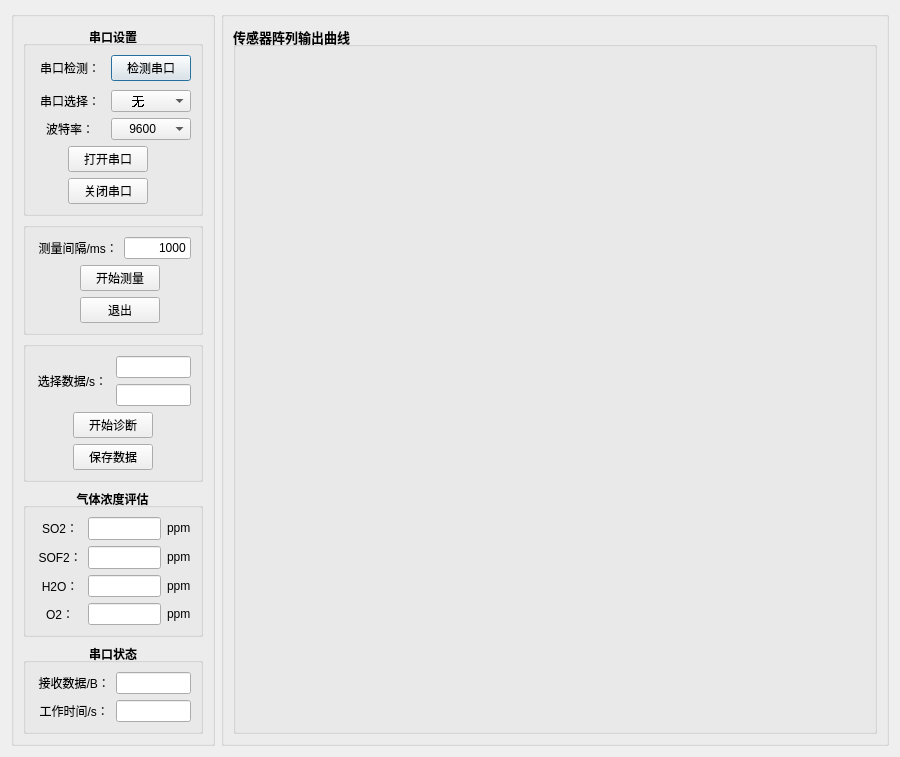
<?xml version="1.0" encoding="UTF-8"?>
<ui version="4.0">
 <class>Form</class>
 <widget class="QWidget" name="Form">
  <property name="geometry">
   <rect>
    <x>0</x>
    <y>0</y>
    <width>900</width>
    <height>665</height>
   </rect>
  </property>
  <property name="sizePolicy">
   <sizepolicy hsizetype="Fixed" vsizetype="Fixed">
    <horstretch>0</horstretch>
    <verstretch>0</verstretch>
   </sizepolicy>
  </property>
  <property name="font">
   <font>
    <weight>50</weight>
    <bold>false</bold>
   </font>
  </property>
  <property name="windowTitle">
   <string>SF6分解物评估上位机</string>
  </property>
  <property name="autoFillBackground">
   <bool>false</bool>
  </property>
  <layout class="QHBoxLayout" name="horizontalLayout">
   <item>
    <widget class="QGroupBox" name="groupBox_9">
     <property name="sizePolicy">
      <sizepolicy hsizetype="Expanding" vsizetype="Expanding">
       <horstretch>1</horstretch>
       <verstretch>0</verstretch>
      </sizepolicy>
     </property>
     <property name="title">
      <string/>
     </property>
     <layout class="QVBoxLayout" name="verticalLayout_4">
      <item>
       <widget class="QGroupBox" name="groupBox_8">
        <property name="sizePolicy">
         <sizepolicy hsizetype="Expanding" vsizetype="Fixed">
          <horstretch>0</horstretch>
          <verstretch>0</verstretch>
         </sizepolicy>
        </property>
        <property name="font">
         <font>
          <pointsize>9</pointsize>
          <weight>75</weight>
          <bold>true</bold>
         </font>
        </property>
        <property name="title">
         <string>串口设置</string>
        </property>
        <property name="alignment">
         <set>Qt::AlignCenter</set>
        </property>
        <layout class="QVBoxLayout" name="verticalLayout_2">
         <item>
          <layout class="QGridLayout" name="gridLayout_4">
           <item row="2" column="0" colspan="2">
            <widget class="QLabel" name="s1__lb_2">
             <property name="sizePolicy">
              <sizepolicy hsizetype="Expanding" vsizetype="Preferred">
               <horstretch>1</horstretch>
               <verstretch>0</verstretch>
              </sizepolicy>
             </property>
             <property name="font">
              <font>
               <pointsize>9</pointsize>
               <weight>50</weight>
               <bold>false</bold>
              </font>
             </property>
             <property name="text">
              <string>串口选择：</string>
             </property>
             <property name="alignment">
              <set>Qt::AlignCenter</set>
             </property>
            </widget>
           </item>
           <item row="2" column="2" colspan="2">
            <widget class="QComboBox" name="serialportnum">
             <property name="sizePolicy">
              <sizepolicy hsizetype="Expanding" vsizetype="Fixed">
               <horstretch>1</horstretch>
               <verstretch>0</verstretch>
              </sizepolicy>
             </property>
             <property name="font">
              <font>
               <pointsize>9</pointsize>
               <weight>50</weight>
               <bold>false</bold>
               <stylestrategy>NoAntialias</stylestrategy>
               <kerning>true</kerning>
              </font>
             </property>
             <property name="contextMenuPolicy">
              <enum>Qt::CustomContextMenu</enum>
             </property>
             <property name="editable">
              <bool>false</bool>
             </property>
             <property name="currentText">
              <string>     无</string>
             </property>
             <property name="sizeAdjustPolicy">
              <enum>QComboBox::AdjustToContents</enum>
             </property>
             <property name="minimumContentsLength">
              <number>0</number>
             </property>
             <item>
              <property name="text">
               <string>     无</string>
              </property>
             </item>
            </widget>
           </item>
           <item row="5" column="1" colspan="2">
            <widget class="QPushButton" name="close_button">
             <property name="sizePolicy">
              <sizepolicy hsizetype="Expanding" vsizetype="Fixed">
               <horstretch>1</horstretch>
               <verstretch>0</verstretch>
              </sizepolicy>
             </property>
             <property name="font">
              <font>
               <pointsize>9</pointsize>
               <weight>50</weight>
               <bold>false</bold>
              </font>
             </property>
             <property name="text">
              <string>关闭串口</string>
             </property>
            </widget>
           </item>
           <item row="4" column="3">
            <spacer name="horizontalSpacer_11">
             <property name="orientation">
              <enum>Qt::Horizontal</enum>
             </property>
             <property name="sizeHint" stdset="0">
              <size>
               <width>40</width>
               <height>20</height>
              </size>
             </property>
            </spacer>
           </item>
           <item row="3" column="2" colspan="2">
            <widget class="QComboBox" name="baudrate">
             <property name="sizePolicy">
              <sizepolicy hsizetype="Expanding" vsizetype="Fixed">
               <horstretch>1</horstretch>
               <verstretch>0</verstretch>
              </sizepolicy>
             </property>
             <property name="font">
              <font>
               <pointsize>9</pointsize>
               <weight>50</weight>
               <bold>false</bold>
              </font>
             </property>
             <property name="sizeAdjustPolicy">
              <enum>QComboBox::AdjustToMinimumContentsLength</enum>
             </property>
             <property name="iconSize">
              <size>
               <width>16</width>
               <height>16</height>
              </size>
             </property>
             <property name="duplicatesEnabled">
              <bool>false</bool>
             </property>
             <item>
              <property name="text">
               <string>    9600</string>
              </property>
             </item>
             <item>
              <property name="text">
               <string>    2400</string>
              </property>
             </item>
             <item>
              <property name="text">
               <string>    4800</string>
              </property>
             </item>
             <item>
              <property name="text">
               <string>    12800</string>
              </property>
             </item>
             <item>
              <property name="text">
               <string>    14400</string>
              </property>
             </item>
             <item>
              <property name="text">
               <string>    19200</string>
              </property>
             </item>
             <item>
              <property name="text">
               <string>    38400</string>
              </property>
             </item>
             <item>
              <property name="text">
               <string>    57600</string>
              </property>
             </item>
             <item>
              <property name="text">
               <string>    115200</string>
              </property>
             </item>
            </widget>
           </item>
           <item row="3" column="0" colspan="2">
            <widget class="QLabel" name="s1__lb_3">
             <property name="sizePolicy">
              <sizepolicy hsizetype="Expanding" vsizetype="Preferred">
               <horstretch>1</horstretch>
               <verstretch>0</verstretch>
              </sizepolicy>
             </property>
             <property name="font">
              <font>
               <pointsize>9</pointsize>
               <weight>50</weight>
               <bold>false</bold>
              </font>
             </property>
             <property name="text">
              <string>波特率：</string>
             </property>
             <property name="alignment">
              <set>Qt::AlignCenter</set>
             </property>
            </widget>
           </item>
           <item row="4" column="0">
            <spacer name="horizontalSpacer_10">
             <property name="orientation">
              <enum>Qt::Horizontal</enum>
             </property>
             <property name="sizeHint" stdset="0">
              <size>
               <width>40</width>
               <height>20</height>
              </size>
             </property>
            </spacer>
           </item>
           <item row="4" column="1" colspan="2">
            <widget class="QPushButton" name="open_button">
             <property name="sizePolicy">
              <sizepolicy hsizetype="Expanding" vsizetype="Fixed">
               <horstretch>1</horstretch>
               <verstretch>0</verstretch>
              </sizepolicy>
             </property>
             <property name="font">
              <font>
               <pointsize>9</pointsize>
               <weight>50</weight>
               <bold>false</bold>
              </font>
             </property>
             <property name="text">
              <string>打开串口</string>
             </property>
            </widget>
           </item>
           <item row="0" column="2" colspan="2">
            <widget class="QPushButton" name="checkserialport">
             <property name="sizePolicy">
              <sizepolicy hsizetype="Expanding" vsizetype="Fixed">
               <horstretch>1</horstretch>
               <verstretch>0</verstretch>
              </sizepolicy>
             </property>
             <property name="font">
              <font>
               <pointsize>9</pointsize>
               <weight>50</weight>
               <bold>false</bold>
              </font>
             </property>
             <property name="text">
              <string>检测串口</string>
             </property>
             <property name="autoRepeatInterval">
              <number>100</number>
             </property>
             <property name="default">
              <bool>true</bool>
             </property>
            </widget>
           </item>
           <item row="1" column="0" colspan="4">
            <spacer name="verticalSpacer_2">
             <property name="orientation">
              <enum>Qt::Vertical</enum>
             </property>
             <property name="sizeType">
              <enum>QSizePolicy::Fixed</enum>
             </property>
             <property name="sizeHint" stdset="0">
              <size>
               <width>20</width>
               <height>3</height>
              </size>
             </property>
            </spacer>
           </item>
           <item row="0" column="0" colspan="2">
            <widget class="QLabel" name="s1__lb_1">
             <property name="sizePolicy">
              <sizepolicy hsizetype="Preferred" vsizetype="Fixed">
               <horstretch>1</horstretch>
               <verstretch>0</verstretch>
              </sizepolicy>
             </property>
             <property name="font">
              <font>
               <pointsize>9</pointsize>
               <weight>50</weight>
               <bold>false</bold>
              </font>
             </property>
             <property name="text">
              <string>串口检测：</string>
             </property>
             <property name="alignment">
              <set>Qt::AlignCenter</set>
             </property>
            </widget>
           </item>
          </layout>
         </item>
        </layout>
       </widget>
      </item>
      <item>
       <widget class="QGroupBox" name="groupBox">
        <property name="sizePolicy">
         <sizepolicy hsizetype="Expanding" vsizetype="Fixed">
          <horstretch>0</horstretch>
          <verstretch>0</verstretch>
         </sizepolicy>
        </property>
        <property name="title">
         <string/>
        </property>
        <layout class="QVBoxLayout" name="verticalLayout">
         <item>
          <layout class="QGridLayout" name="gridLayout">
           <item row="0" column="0" colspan="2">
            <widget class="QLabel" name="label_3">
             <property name="sizePolicy">
              <sizepolicy hsizetype="Expanding" vsizetype="Fixed">
               <horstretch>1</horstretch>
               <verstretch>0</verstretch>
              </sizepolicy>
             </property>
             <property name="text">
              <string> 测量间隔/ms：</string>
             </property>
             <property name="alignment">
              <set>Qt::AlignCenter</set>
             </property>
            </widget>
           </item>
           <item row="0" column="2" colspan="2">
            <widget class="QLineEdit" name="lineEdit_time_interval">
             <property name="text">
              <string>1000</string>
             </property>
             <property name="alignment">
              <set>Qt::AlignRight|Qt::AlignTrailing|Qt::AlignVCenter</set>
             </property>
            </widget>
           </item>
           <item row="3" column="1" colspan="2">
            <widget class="QPushButton" name="quit_Button">
             <property name="sizePolicy">
              <sizepolicy hsizetype="Expanding" vsizetype="Fixed">
               <horstretch>1</horstretch>
               <verstretch>0</verstretch>
              </sizepolicy>
             </property>
             <property name="font">
              <font>
               <pointsize>9</pointsize>
              </font>
             </property>
             <property name="text">
              <string>退出</string>
             </property>
            </widget>
           </item>
           <item row="1" column="1" colspan="2">
            <widget class="QPushButton" name="start_measure_button">
             <property name="sizePolicy">
              <sizepolicy hsizetype="Expanding" vsizetype="Fixed">
               <horstretch>1</horstretch>
               <verstretch>0</verstretch>
              </sizepolicy>
             </property>
             <property name="text">
              <string>开始测量</string>
             </property>
            </widget>
           </item>
           <item row="3" column="0">
            <spacer name="horizontalSpacer">
             <property name="orientation">
              <enum>Qt::Horizontal</enum>
             </property>
             <property name="sizeHint" stdset="0">
              <size>
               <width>40</width>
               <height>20</height>
              </size>
             </property>
            </spacer>
           </item>
           <item row="3" column="3">
            <spacer name="horizontalSpacer_2">
             <property name="orientation">
              <enum>Qt::Horizontal</enum>
             </property>
             <property name="sizeHint" stdset="0">
              <size>
               <width>40</width>
               <height>20</height>
              </size>
             </property>
            </spacer>
           </item>
          </layout>
         </item>
        </layout>
       </widget>
      </item>
      <item>
       <widget class="QGroupBox" name="groupBox_6">
        <property name="sizePolicy">
         <sizepolicy hsizetype="Expanding" vsizetype="Fixed">
          <horstretch>0</horstretch>
          <verstretch>0</verstretch>
         </sizepolicy>
        </property>
        <property name="title">
         <string/>
        </property>
        <layout class="QGridLayout" name="gridLayout_8">
         <item row="0" column="0">
          <layout class="QGridLayout" name="gridLayout_7">
           <item row="2" column="1" colspan="2">
            <widget class="QPushButton" name="svm_eval_button">
             <property name="sizePolicy">
              <sizepolicy hsizetype="Minimum" vsizetype="Fixed">
               <horstretch>0</horstretch>
               <verstretch>0</verstretch>
              </sizepolicy>
             </property>
             <property name="text">
              <string>开始诊断</string>
             </property>
            </widget>
           </item>
           <item row="3" column="1" colspan="2">
            <widget class="QPushButton" name="savedata_button">
             <property name="sizePolicy">
              <sizepolicy hsizetype="Minimum" vsizetype="Fixed">
               <horstretch>0</horstretch>
               <verstretch>0</verstretch>
              </sizepolicy>
             </property>
             <property name="text">
              <string>保存数据</string>
             </property>
            </widget>
           </item>
           <item row="3" column="3">
            <spacer name="horizontalSpacer_9">
             <property name="orientation">
              <enum>Qt::Horizontal</enum>
             </property>
             <property name="sizeHint" stdset="0">
              <size>
               <width>40</width>
               <height>20</height>
              </size>
             </property>
            </spacer>
           </item>
           <item row="1" column="2" colspan="2">
            <widget class="QLineEdit" name="lineEdit_endcoordinate">
             <property name="sizePolicy">
              <sizepolicy hsizetype="Expanding" vsizetype="Fixed">
               <horstretch>0</horstretch>
               <verstretch>0</verstretch>
              </sizepolicy>
             </property>
             <property name="alignment">
              <set>Qt::AlignRight|Qt::AlignTrailing|Qt::AlignVCenter</set>
             </property>
            </widget>
           </item>
           <item row="0" column="0" rowspan="2" colspan="2">
            <widget class="QLabel" name="label_5">
             <property name="sizePolicy">
              <sizepolicy hsizetype="Expanding" vsizetype="Fixed">
               <horstretch>1</horstretch>
               <verstretch>0</verstretch>
              </sizepolicy>
             </property>
             <property name="text">
              <string>选择数据/s：</string>
             </property>
             <property name="alignment">
              <set>Qt::AlignCenter</set>
             </property>
            </widget>
           </item>
           <item row="0" column="2" colspan="2">
            <widget class="QLineEdit" name="lineEdit_startcoordinate">
             <property name="sizePolicy">
              <sizepolicy hsizetype="Expanding" vsizetype="Fixed">
               <horstretch>1</horstretch>
               <verstretch>0</verstretch>
              </sizepolicy>
             </property>
             <property name="sizeIncrement">
              <size>
               <width>0</width>
               <height>0</height>
              </size>
             </property>
             <property name="alignment">
              <set>Qt::AlignRight|Qt::AlignTrailing|Qt::AlignVCenter</set>
             </property>
            </widget>
           </item>
           <item row="3" column="0">
            <spacer name="horizontalSpacer_8">
             <property name="orientation">
              <enum>Qt::Horizontal</enum>
             </property>
             <property name="sizeHint" stdset="0">
              <size>
               <width>40</width>
               <height>20</height>
              </size>
             </property>
            </spacer>
           </item>
          </layout>
         </item>
        </layout>
       </widget>
      </item>
      <item>
       <widget class="QGroupBox" name="groupBox_3">
        <property name="sizePolicy">
         <sizepolicy hsizetype="Expanding" vsizetype="Fixed">
          <horstretch>0</horstretch>
          <verstretch>0</verstretch>
         </sizepolicy>
        </property>
        <property name="font">
         <font>
          <weight>75</weight>
          <bold>true</bold>
         </font>
        </property>
        <property name="title">
         <string>气体浓度评估</string>
        </property>
        <property name="alignment">
         <set>Qt::AlignCenter</set>
        </property>
        <layout class="QVBoxLayout" name="verticalLayout_3">
         <item>
          <layout class="QGridLayout" name="gridLayout_2">
           <item row="1" column="0">
            <widget class="QLabel" name="label_6">
             <property name="sizePolicy">
              <sizepolicy hsizetype="Expanding" vsizetype="Fixed">
               <horstretch>0</horstretch>
               <verstretch>0</verstretch>
              </sizepolicy>
             </property>
             <property name="font">
              <font>
               <pointsize>9</pointsize>
               <weight>50</weight>
               <bold>false</bold>
              </font>
             </property>
             <property name="text">
              <string> SOF2：</string>
             </property>
             <property name="alignment">
              <set>Qt::AlignCenter</set>
             </property>
            </widget>
           </item>
           <item row="1" column="2">
            <widget class="QLabel" name="label_9">
             <property name="sizePolicy">
              <sizepolicy hsizetype="Expanding" vsizetype="Fixed">
               <horstretch>0</horstretch>
               <verstretch>0</verstretch>
              </sizepolicy>
             </property>
             <property name="font">
              <font>
               <pointsize>9</pointsize>
               <weight>50</weight>
               <bold>false</bold>
              </font>
             </property>
             <property name="text">
              <string>ppm</string>
             </property>
            </widget>
           </item>
           <item row="0" column="1">
            <widget class="QLineEdit" name="lineEdit_show_SO2">
             <property name="sizePolicy">
              <sizepolicy hsizetype="Expanding" vsizetype="Fixed">
               <horstretch>0</horstretch>
               <verstretch>0</verstretch>
              </sizepolicy>
             </property>
             <property name="font">
              <font>
               <pointsize>10</pointsize>
               <weight>50</weight>
               <bold>false</bold>
               <stylestrategy>PreferDefault</stylestrategy>
               <kerning>true</kerning>
              </font>
             </property>
             <property name="text">
              <string/>
             </property>
             <property name="alignment">
              <set>Qt::AlignRight|Qt::AlignTrailing|Qt::AlignVCenter</set>
             </property>
             <property name="readOnly">
              <bool>true</bool>
             </property>
            </widget>
           </item>
           <item row="0" column="2">
            <widget class="QLabel" name="label_8">
             <property name="sizePolicy">
              <sizepolicy hsizetype="Expanding" vsizetype="Fixed">
               <horstretch>0</horstretch>
               <verstretch>0</verstretch>
              </sizepolicy>
             </property>
             <property name="font">
              <font>
               <pointsize>9</pointsize>
               <weight>50</weight>
               <bold>false</bold>
              </font>
             </property>
             <property name="text">
              <string>ppm</string>
             </property>
            </widget>
           </item>
           <item row="2" column="0">
            <widget class="QLabel" name="label_12">
             <property name="sizePolicy">
              <sizepolicy hsizetype="Expanding" vsizetype="Fixed">
               <horstretch>0</horstretch>
               <verstretch>0</verstretch>
              </sizepolicy>
             </property>
             <property name="font">
              <font>
               <pointsize>9</pointsize>
               <weight>50</weight>
               <bold>false</bold>
              </font>
             </property>
             <property name="text">
              <string> H2O：</string>
             </property>
             <property name="alignment">
              <set>Qt::AlignCenter</set>
             </property>
            </widget>
           </item>
           <item row="1" column="1">
            <widget class="QLineEdit" name="lineEdit_show_SOF2">
             <property name="sizePolicy">
              <sizepolicy hsizetype="Expanding" vsizetype="Fixed">
               <horstretch>0</horstretch>
               <verstretch>0</verstretch>
              </sizepolicy>
             </property>
             <property name="font">
              <font>
               <pointsize>10</pointsize>
               <weight>50</weight>
               <bold>false</bold>
              </font>
             </property>
             <property name="text">
              <string/>
             </property>
             <property name="alignment">
              <set>Qt::AlignRight|Qt::AlignTrailing|Qt::AlignVCenter</set>
             </property>
             <property name="readOnly">
              <bool>true</bool>
             </property>
            </widget>
           </item>
           <item row="3" column="1">
            <widget class="QLineEdit" name="lineEdit_show_O2">
             <property name="sizePolicy">
              <sizepolicy hsizetype="Expanding" vsizetype="Fixed">
               <horstretch>1</horstretch>
               <verstretch>1</verstretch>
              </sizepolicy>
             </property>
             <property name="font">
              <font>
               <pointsize>9</pointsize>
               <weight>50</weight>
               <bold>false</bold>
              </font>
             </property>
             <property name="text">
              <string/>
             </property>
             <property name="alignment">
              <set>Qt::AlignRight|Qt::AlignTrailing|Qt::AlignVCenter</set>
             </property>
             <property name="readOnly">
              <bool>true</bool>
             </property>
            </widget>
           </item>
           <item row="0" column="0">
            <widget class="QLabel" name="label_7">
             <property name="sizePolicy">
              <sizepolicy hsizetype="Expanding" vsizetype="Fixed">
               <horstretch>0</horstretch>
               <verstretch>0</verstretch>
              </sizepolicy>
             </property>
             <property name="font">
              <font>
               <pointsize>9</pointsize>
               <weight>50</weight>
               <bold>false</bold>
              </font>
             </property>
             <property name="text">
              <string> SO2：</string>
             </property>
             <property name="alignment">
              <set>Qt::AlignCenter</set>
             </property>
            </widget>
           </item>
           <item row="2" column="1">
            <widget class="QLineEdit" name="lineEdit_show_H2O">
             <property name="sizePolicy">
              <sizepolicy hsizetype="Expanding" vsizetype="Fixed">
               <horstretch>1</horstretch>
               <verstretch>1</verstretch>
              </sizepolicy>
             </property>
             <property name="font">
              <font>
               <pointsize>9</pointsize>
               <weight>50</weight>
               <bold>false</bold>
              </font>
             </property>
             <property name="text">
              <string/>
             </property>
             <property name="alignment">
              <set>Qt::AlignRight|Qt::AlignTrailing|Qt::AlignVCenter</set>
             </property>
             <property name="readOnly">
              <bool>true</bool>
             </property>
            </widget>
           </item>
           <item row="3" column="2">
            <widget class="QLabel" name="label_18">
             <property name="sizePolicy">
              <sizepolicy hsizetype="Expanding" vsizetype="Fixed">
               <horstretch>0</horstretch>
               <verstretch>0</verstretch>
              </sizepolicy>
             </property>
             <property name="font">
              <font>
               <pointsize>9</pointsize>
               <weight>50</weight>
               <bold>false</bold>
              </font>
             </property>
             <property name="text">
              <string>ppm</string>
             </property>
            </widget>
           </item>
           <item row="3" column="0">
            <widget class="QLabel" name="label_16">
             <property name="sizePolicy">
              <sizepolicy hsizetype="Expanding" vsizetype="Fixed">
               <horstretch>0</horstretch>
               <verstretch>0</verstretch>
              </sizepolicy>
             </property>
             <property name="font">
              <font>
               <pointsize>9</pointsize>
               <weight>50</weight>
               <bold>false</bold>
              </font>
             </property>
             <property name="text">
              <string> O2：</string>
             </property>
             <property name="alignment">
              <set>Qt::AlignCenter</set>
             </property>
            </widget>
           </item>
           <item row="2" column="2">
            <widget class="QLabel" name="label_13">
             <property name="sizePolicy">
              <sizepolicy hsizetype="Expanding" vsizetype="Fixed">
               <horstretch>0</horstretch>
               <verstretch>0</verstretch>
              </sizepolicy>
             </property>
             <property name="font">
              <font>
               <pointsize>9</pointsize>
               <weight>50</weight>
               <bold>false</bold>
              </font>
             </property>
             <property name="text">
              <string>ppm</string>
             </property>
            </widget>
           </item>
          </layout>
         </item>
        </layout>
       </widget>
      </item>
      <item>
       <widget class="QGroupBox" name="groupBox_4">
        <property name="sizePolicy">
         <sizepolicy hsizetype="Expanding" vsizetype="Fixed">
          <horstretch>0</horstretch>
          <verstretch>0</verstretch>
         </sizepolicy>
        </property>
        <property name="font">
         <font>
          <pointsize>9</pointsize>
          <weight>75</weight>
          <bold>true</bold>
         </font>
        </property>
        <property name="title">
         <string>串口状态</string>
        </property>
        <property name="alignment">
         <set>Qt::AlignCenter</set>
        </property>
        <layout class="QGridLayout" name="gridLayout_11">
         <item row="0" column="0">
          <layout class="QGridLayout" name="gridLayout_5">
           <item row="1" column="0">
            <widget class="QLabel" name="label_2">
             <property name="sizePolicy">
              <sizepolicy hsizetype="Expanding" vsizetype="Fixed">
               <horstretch>1</horstretch>
               <verstretch>0</verstretch>
              </sizepolicy>
             </property>
             <property name="font">
              <font>
               <pointsize>9</pointsize>
               <weight>50</weight>
               <bold>false</bold>
              </font>
             </property>
             <property name="text">
              <string> 工作时间/s：</string>
             </property>
             <property name="alignment">
              <set>Qt::AlignCenter</set>
             </property>
            </widget>
           </item>
           <item row="0" column="1">
            <widget class="QLineEdit" name="lineEdit_showrecdatanum">
             <property name="sizePolicy">
              <sizepolicy hsizetype="Expanding" vsizetype="Fixed">
               <horstretch>1</horstretch>
               <verstretch>0</verstretch>
              </sizepolicy>
             </property>
             <property name="font">
              <font>
               <pointsize>9</pointsize>
               <weight>50</weight>
               <bold>false</bold>
              </font>
             </property>
             <property name="alignment">
              <set>Qt::AlignRight|Qt::AlignTrailing|Qt::AlignVCenter</set>
             </property>
             <property name="readOnly">
              <bool>true</bool>
             </property>
            </widget>
           </item>
           <item row="0" column="0">
            <widget class="QLabel" name="label">
             <property name="sizePolicy">
              <sizepolicy hsizetype="Expanding" vsizetype="Fixed">
               <horstretch>1</horstretch>
               <verstretch>0</verstretch>
              </sizepolicy>
             </property>
             <property name="font">
              <font>
               <pointsize>9</pointsize>
               <weight>50</weight>
               <bold>false</bold>
              </font>
             </property>
             <property name="text">
              <string> 接收数据/B：</string>
             </property>
             <property name="alignment">
              <set>Qt::AlignCenter</set>
             </property>
            </widget>
           </item>
           <item row="1" column="1">
            <widget class="QLineEdit" name="lineEdit_showtime">
             <property name="sizePolicy">
              <sizepolicy hsizetype="Expanding" vsizetype="Fixed">
               <horstretch>1</horstretch>
               <verstretch>0</verstretch>
              </sizepolicy>
             </property>
             <property name="font">
              <font>
               <pointsize>9</pointsize>
               <weight>50</weight>
               <bold>false</bold>
              </font>
             </property>
             <property name="alignment">
              <set>Qt::AlignRight|Qt::AlignTrailing|Qt::AlignVCenter</set>
             </property>
             <property name="readOnly">
              <bool>true</bool>
             </property>
            </widget>
           </item>
          </layout>
         </item>
        </layout>
       </widget>
      </item>
     </layout>
    </widget>
   </item>
   <item>
    <widget class="QGroupBox" name="groupBox_7">
     <property name="sizePolicy">
      <sizepolicy hsizetype="Expanding" vsizetype="Expanding">
       <horstretch>14</horstretch>
       <verstretch>0</verstretch>
      </sizepolicy>
     </property>
     <property name="title">
      <string/>
     </property>
     <layout class="QGridLayout" name="gridLayout_10">
      <item row="0" column="0" colspan="2">
       <widget class="QGroupBox" name="verticalGroupBox">
        <property name="sizePolicy">
         <sizepolicy hsizetype="Expanding" vsizetype="Expanding">
          <horstretch>0</horstretch>
          <verstretch>0</verstretch>
         </sizepolicy>
        </property>
        <property name="font">
         <font>
          <pointsize>10</pointsize>
          <weight>75</weight>
          <bold>true</bold>
         </font>
        </property>
        <property name="title">
         <string>传感器阵列输出曲线</string>
        </property>
        <layout class="QGridLayout" name="gridLayout_6">
         <property name="leftMargin">
          <number>10</number>
         </property>
         <property name="topMargin">
          <number>10</number>
         </property>
         <property name="rightMargin">
          <number>10</number>
         </property>
         <property name="bottomMargin">
          <number>10</number>
         </property>
         <item row="0" column="0">
          <layout class="QVBoxLayout" name="verticalLayout_graph"/>
         </item>
        </layout>
       </widget>
      </item>
     </layout>
    </widget>
   </item>
  </layout>
 </widget>
 <resources/>
 <connections/>
</ui>
